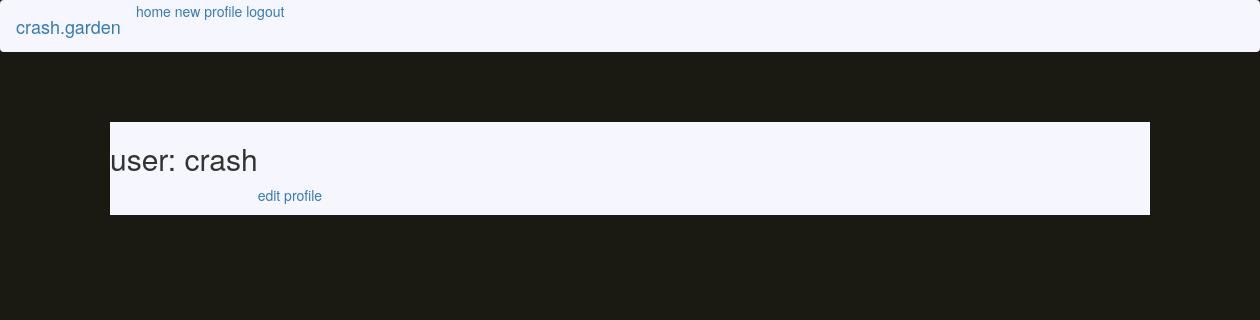
Before: /crash (signed in) with the older database file.
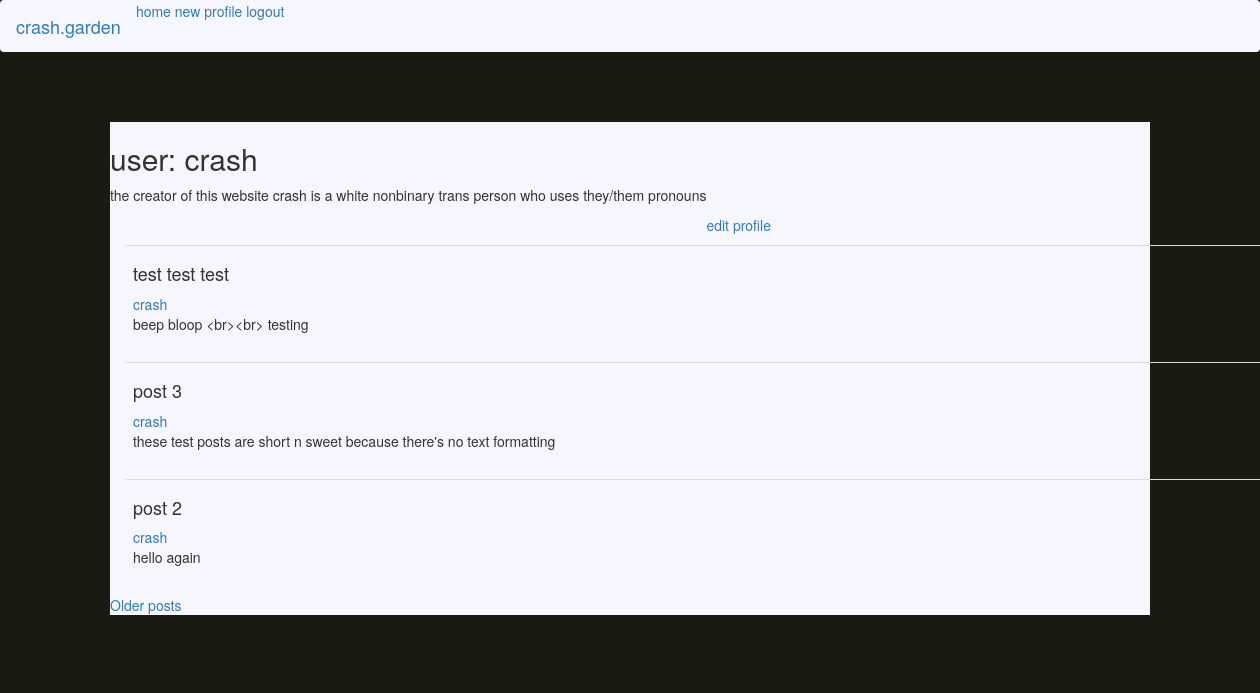
After: the same page with the newer database file.
### app/models.py (models this page shows, shortened)
class User(UserMixin, db.Model):
    id = db.Column(db.Integer, primary_key=True)
    username = db.Column(db.String(64), index=True, unique=True)
    email = db.Column(db.String(120), index=True, unique=True)
    password_hash = db.Column(db.String(128))
    role = db.Column(db.String(64))  # TODO, NOT IMPLEMENTED
    posts = db.relationship('Post', backref='author', lazy='dynamic')
    about_me = db.Column(db.String(512))

class Post(db.Model):
    id = db.Column(db.Integer, primary_key=True)
    title = db.Column(db.String(140))  # TODO, NOT IMPLEMENTED
    body = db.Column(db.String(1000))
    timestamp = db.Column(db.DateTime, index=True, default=datetime.utcnow)
    user_id = db.Column(db.Integer, db.ForeignKey('user.id'))

### app/routes.py (the view)
@app.route('/<username>')
@login_required
def user(username):
    user = User.query.filter_by(username=username).first_or_404()
    page = request.args.get('page', 1, type=int)
    posts = user.posts.order_by(Post.timestamp.desc()).paginate(page, app.config['POSTS_PER_PAGE'], False)
    next_url = url_for('user', username=user.username, page=posts.next_num) if posts.has_next else None
    prev_url = url_for('user', username=user.username, page=posts.prev_num) if posts.has_prev else None
    return render_template('user.html', user=user, posts=posts.items, next_url=next_url, prev_url=prev_url)

### app/models.py (called while the page is built)
@login.user_loader
def load_user(id):
    return User.query.get(int(id))

### app/templates/user.html (shortened to what this page needs)
{% extends "base.html" %}
{% block app_content %}
    <table>
        <tr valign="top">
          <td>
            <h2>user: {{ user.username }}</h2>
          </td>
        </tr>
        <tr>
          <td>
            {% if user.about_me %}
                <p>{{ user.about_me }}</p>
            {% endif %}
            </td>
        <tr>
          <td></td>
          <td>
              {% if user == current_user %}
              <p><a href="{{ url_for('edit_profile') }}">edit profile</a></p>
              {% endif %}
          </td>
        </tr>
    </table>
    {% for post in posts %}
        {% include '_post.html' %}
    {% endfor %}
    {% if next_url %}
      <a href="{{ next_url }}">Older posts</a>
    {% endif %}
{% endblock %}

### app/templates/base.html (shortened to what this page needs)
{% extends 'bootstrap/base.html' %}
{% block styles %}
{{super()}}
<link rel="stylesheet"
      href="{{ url_for('.static', filename='main/style.css') }}">
{% endblock %}
{% block body %}
{% block navbar %}
  {% include '_nav.html' %}
{% endblock %}
{% block content %}
  <div class="container">
    <div id="main" class="w-60" style="background-color: #f6f6fe; margin: 50px;">
      {% block app_content %}{% endblock %}
    </div>
  </div>
{% endblock %}
{% endblock %}

### app/templates/_nav.html
<div class="navbar navbar-expand-lg navbar-light" style="background-color: #f6f6fe;">
  <a class="navbar-brand" href="#">crash.garden</a>
    <div class="navbar-nav">
      <a class="nav-item nav-link" href="{{ url_for('index') }}">home</a>
      {% if current_user.is_anonymous %}
      <a class="nav-item nav-link" href="{{ url_for('login') }}">login</a>
      {% else %}
      <a class="nav-item nav-link" href="{{ url_for('new') }}">new</a>
      <a class="nav-item nav-link" href="{{ url_for('user', username=current_user.username) }}">profile</a>
      <a class="nav-item nav-link" href="{{ url_for('logout') }}">logout</a>
      {% endif %}
  </div>
</div>

### app/templates/_post.html
<div class="container">
<table class="table w-60">
    <tr>
        <td>
            <h4> {{ post.title }}</h4>
            <a href="{{ url_for('user', username=post.author.username) }}">
                {{ post.author.username }}
            </a>
            <br>
            {{ post.body }}
        </td>
    </tr>
</table>
</div>

### app/static/main/style.css (style rules this page uses)
body { background-color: #1b1a12; background-image: url('gardenwall_annie-spratt-unsplash.jpg') !important; background-size: cover; background-repeat: repeat-y; }
.navbar { background-color: #f6f6fe }
p { font-family: ; font-size: ; color: ; }
h2 { font-family: ; font-size: ; color: ; }

Changed rows visible on the page:
changed User "crash": about_me (not shown) → "the creator of this website crash is a white nonbinary trans person who uses they/them pronouns"
added Post: title "test test test", author.username "crash", body "beep bloop <br><br> testing"
added Post: title "post 3", author.username "crash", body "these test posts are short n sweet because there's no text formatting"
added Post: title "post 2", author.username "crash", body "hello again"
Other visible differences:
text now shown: "Older posts"
